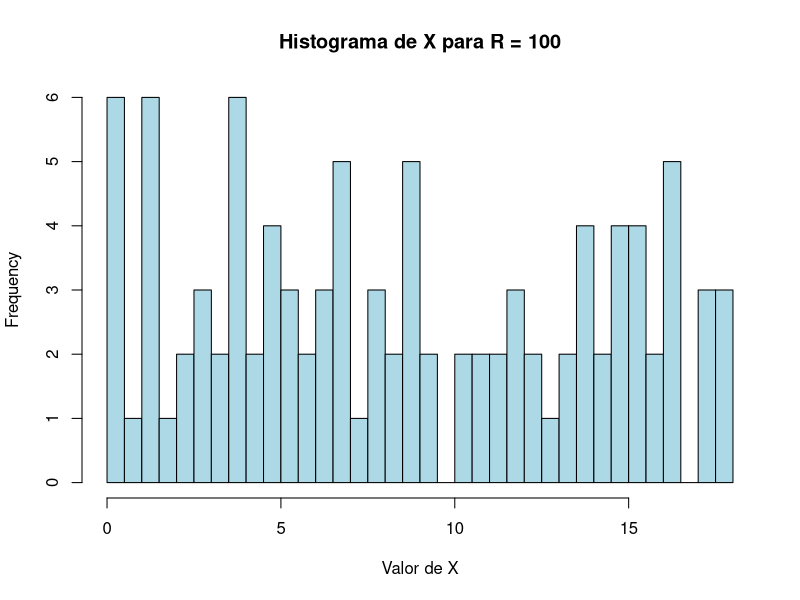
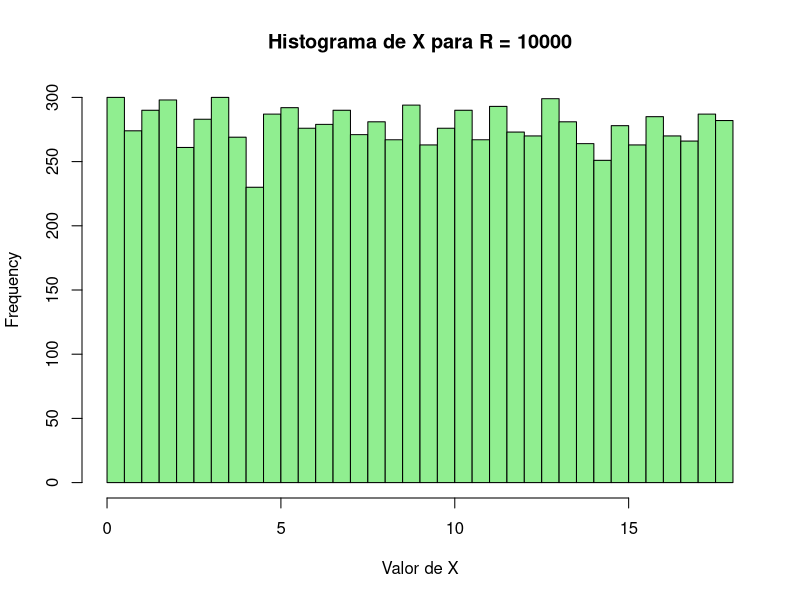
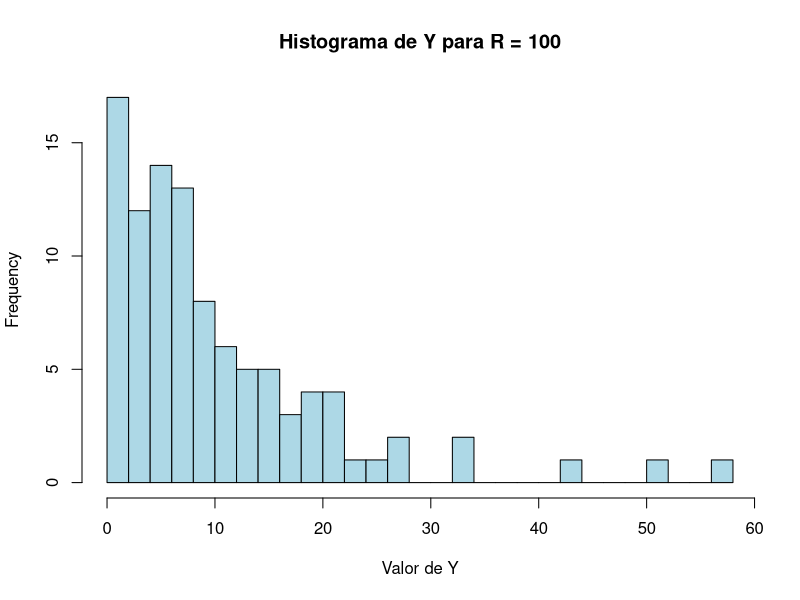
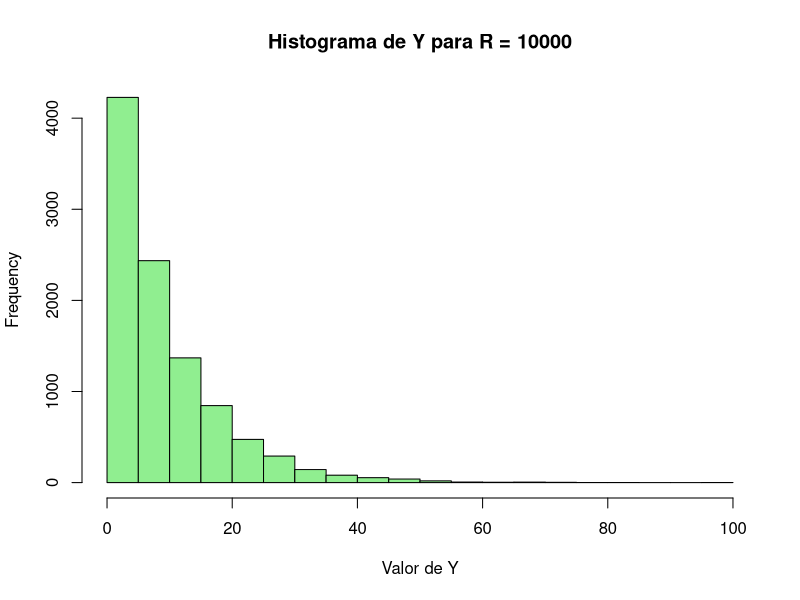
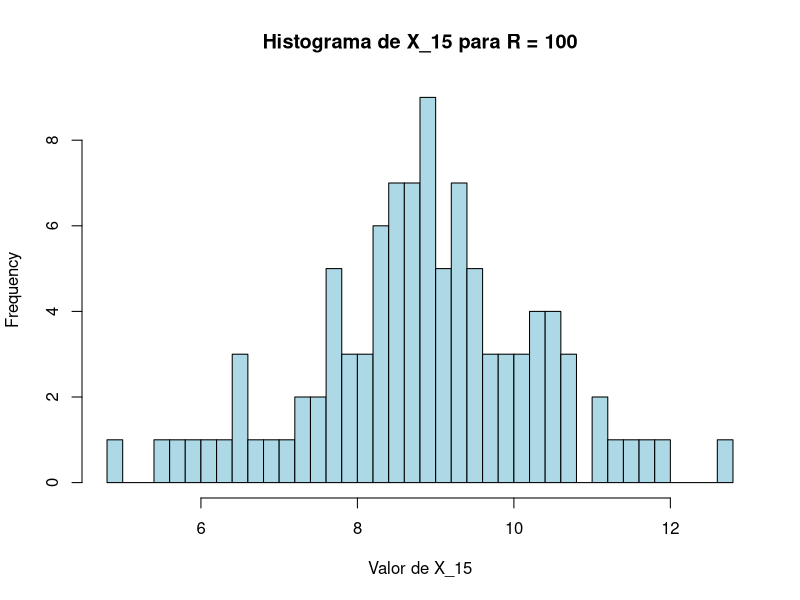
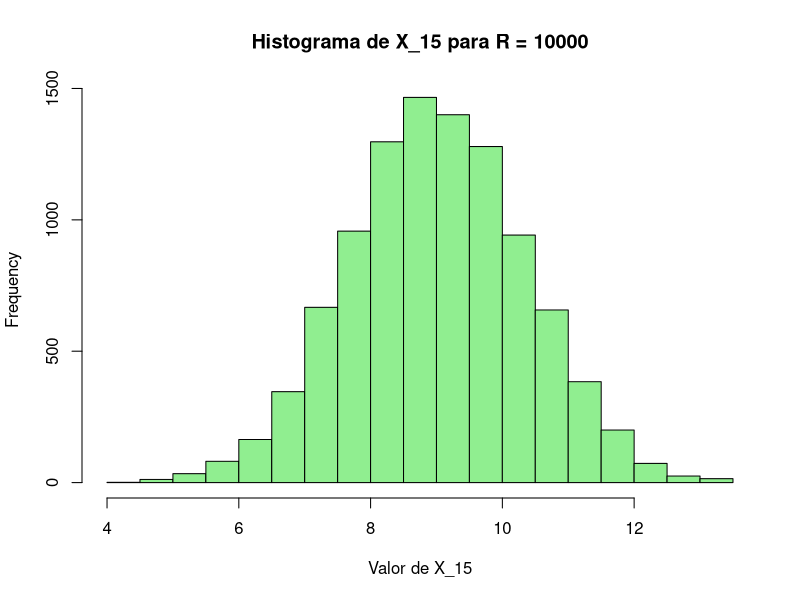
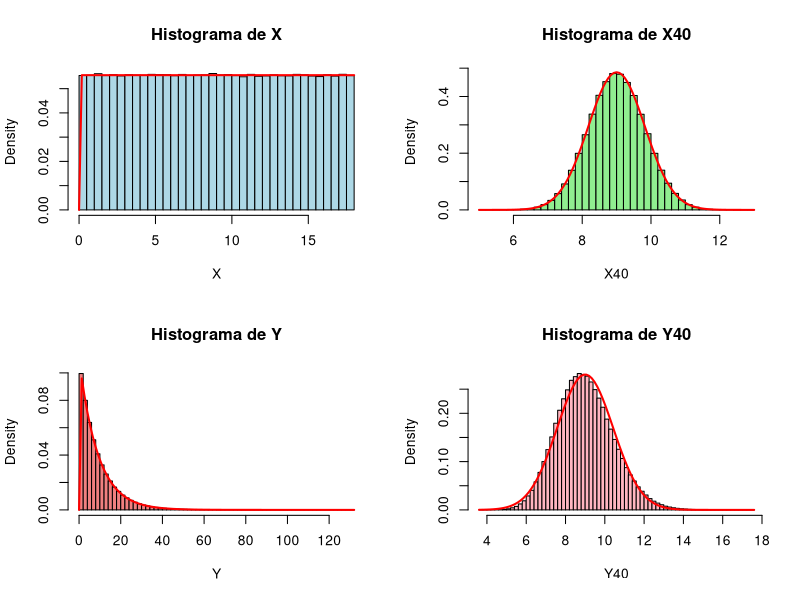
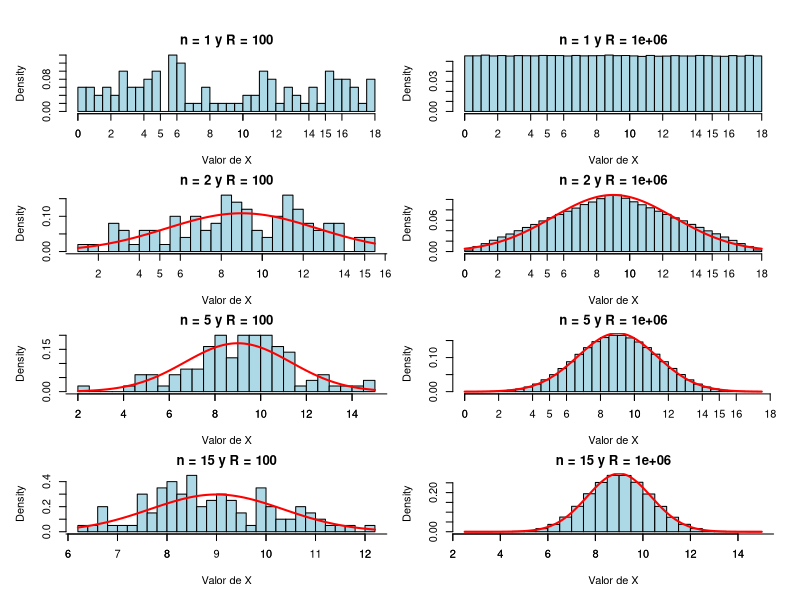

Generate these figures, in order, with R:
## ---- chunk 1
knitr::opts_chunk$set(echo = TRUE)
## ---- chunk 2
set.seed(9245)
X_dist <- function(R){
  return(runif(n= R, min= 0, max=18))
}

X_R2 <- X_dist(R=2)
X_R30 <- X_dist(R=30)
X_R100 <- X_dist(R=100)
X_R10000 <- X_dist(R=10000)

summary(X_R2)
var(X_R2)
summary(X_R30)
var(X_R30)
summary(X_R100)
var(X_R100)
summary(X_R10000)
var(X_R10000)
## ---- chunk 3

hist(X_R100, breaks=30, main="Histograma de X para R = 100", xlab="Valor de X",
     col="lightblue", border="black")

hist(X_R10000, breaks=30, main="Histograma de X para R = 10000", xlab="Valor de X",
     col="lightgreen", border="black")

## ---- chunk 4
set.seed(9245)
Y_dist <- function(R){
  return(rexp(n = R, rate = 1/9))
}

Y_R2 <- Y_dist(R=2)
Y_R30 <- Y_dist(R=30)
Y_R100 <- Y_dist(R=100)
Y_R10000 <- Y_dist(R=10000)

summary(Y_R2)
var(Y_R2)
summary(Y_R30)
var(Y_R30)
summary(Y_R100)
var(Y_R100)
summary(Y_R10000)
var(Y_R10000)
## ---- chunk 5

hist(Y_R100, breaks=30, main="Histograma de Y para R = 100", xlab="Valor de Y",
     col="lightblue", border="black")

hist(Y_R10000, breaks=30, main="Histograma de Y para R = 10000", xlab="Valor de Y",
     col="lightgreen", border="black")

## ---- chunk 6
Xn_dist <- function(n, R) {
  Xn <- numeric(R)  
  for (i in 1:R) {
    X_values <- runif(n = n, min = 0, max = 18)  
    Xn[i] <- mean(X_values)  
  }
  return(Xn)
}

Xn_R2 <- Xn_dist(n = 15, R = 2)
Xn_R30 <- Xn_dist(n = 15, R = 30)
Xn_R100 <- Xn_dist(n = 15, R = 100)
Xn_R10000 <- Xn_dist(n = 15, R = 10000)

## ---- chunk 7

summary(Xn_R2)
var(Xn_R2)

summary(Xn_R30)
var(Xn_R30)

summary(Xn_R100)
var(Xn_R100)

summary(Xn_R10000)
var(Xn_R10000)

## ---- chunk 8

if (!requireNamespace("kableExtra", quietly = TRUE)) {
  install.packages("kableExtra")
}

library(kableExtra)

R_values <- c(2, 30, 100, 10000)

results_X <- data.frame(R = integer(), Media = numeric(), Varianza = numeric())
results_X15 <- data.frame(R = integer(), Media = numeric(), Varianza = numeric())

for (R in R_values) {
  X_sample <- X_dist(R)
  X15_sample <- Xn_dist(n = 15, R = R)
  
  results_X <- rbind(results_X, data.frame(R = R, Media = mean(X_sample), Varianza = var(X_sample)))
  results_X15 <- rbind(results_X15, data.frame(R = R, Media = mean(X15_sample), Varianza = var(X15_sample)))
}

results <- cbind(results_X, results_X15[, -1])
colnames(results) <- c("R", "E(X)", "Var(X)", "E(X_15)", "Var(X_15)")

results %>%
  kbl(caption = "Comparación entre $X$ y $X_{15}$", digits = 4) %>%
  kable_styling(bootstrap_options = c("striped", "hover", "bordered"), full_width = FALSE)

## ---- chunk 9
hist(Xn_R100, breaks=30, main="Histograma de X_15 para R = 100",
     xlab="Valor de X_15", col="lightblue", border="black")

hist(Xn_R10000, breaks=30, main="Histograma de X_15 para R = 10000",
     xlab="Valor de X_15", col="lightgreen", border="black")
## ---- chunk 10
set.seed(9248)

R <- 10^6
X_values <- runif(n = R, min = 0, max = 18)
Y_values <- rexp(n = R, rate = 1/9)

X_bar_40 <- numeric(R)
Y_bar_40 <- numeric(R)

for (i in 1:R) {
  X_bar_40[i] <- mean(runif(n = 40, min = 0, max = 18))
  Y_bar_40[i] <- mean(rexp(n = 40, rate = 1/9))
}

par(mfrow = c(2, 2))

hist(X_values, breaks = 50, probability = TRUE, 
     main = "Histograma de X", xlab = "X", 
     col = "lightblue", border = "black")
curve(dunif(x, min = 0, max = 18), add = TRUE, col = "red", lwd = 2)

hist(X_bar_40, breaks = 50, probability = TRUE, 
     main = "Histograma de X40", xlab = "X40", 
     col = "lightgreen", border = "black")
curve(dnorm(x, mean = 9, sd = sqrt(27/40)), add = TRUE, col = "red", lwd = 2)

hist(Y_values, breaks = 50, probability = TRUE, 
     main = "Histograma de Y", xlab = "Y", 
     col = "lightcoral", border = "black")
curve(dexp(x, rate = 1/9), add = TRUE, col = "red", lwd = 2)

hist(Y_bar_40, breaks = 50, probability = TRUE, 
     main = "Histograma de Y40", xlab = "Y40", 
     col = "lightpink", border = "black")
curve(dnorm(x, mean = 9, sd = sqrt(81/40)), add = TRUE, col = "red", lwd = 2)


## ---- chunk 11
set.seed(9248)

n_values <- c(1, 2, 5, 15)
R_values <- c(100, 1000000)


par(mfrow = c(4, 2), mar = c(4, 4, 2, 1), oma = c(1, 1, 2, 1))

for (n in n_values) {
  for (R in R_values) {
    X_bar <- numeric(R)
    for (i in 1:R) {
      X_bar[i] <- mean(runif(n = n, min = 0, max = 18))
    }
    
    hist(X_bar, breaks = 30, probability = TRUE,
         main = paste("n =", n, "y R =", R),
         xlab = "Valor de X", col = "lightblue", border = "black")
  
  axis(1, at=seq(0,18, by=2))
    if (n > 1) {
      curve(dnorm(x, mean = 9, sd = sqrt(27/n)), add = TRUE, col = "red", lwd = 2)
    }
  }
}
## ---- chunk 12
set.seed(9248)

n_values <- c(1, 2, 5, 15)
R_values <- c(100, 1000000)

par(mfrow = c(4, 2), mar = c(4, 4, 2, 1), oma = c(1, 1, 2, 1))

for (n in n_values) {
  for (R in R_values) {
    Y_bar <- numeric(R)
    for (i in 1:R) {
      Y_bar[i] <- mean(rexp(n = n, rate = 1/9))
    }
    
    hist(Y_bar, breaks = 30, probability = TRUE,
         main = paste("n =", n, "y R =", R),
         xlab = "Valor de Y", col = "lightcoral", border = "black")
  
    axis(1, at=seq(0, max(Y_bar), by=5))
    if (n > 1) {
      curve(dnorm(x, mean = 9, sd = sqrt(81/n)), add = TRUE, col = "red", lwd = 2)
    }
  }
}
